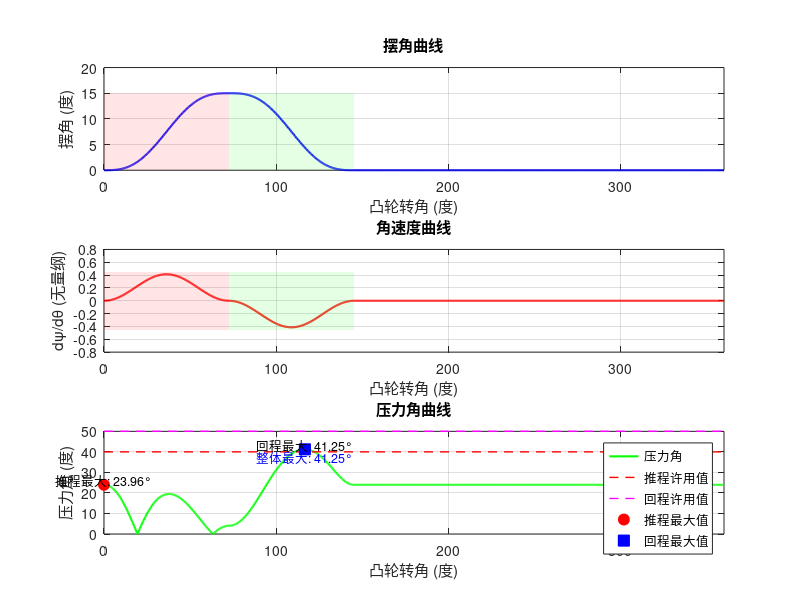

The MATLAB script that drew this image: (Note: this script raises an error after producing the figure.)
%%% 凸轮编程仿真程序 牛头刨床凸轮
clear all; clc; close all;

% initial
% 滚子摆动盘型凸轮 旋转方向为顺时针
L = 132;                % 从动件杆长(mm)
w_A_rpm = 56;           % 凸轮转速(rpm)
theta_K = 34.84;        % 刨头行程角(度)
phi_max = 15;           % 最大摆角(度)
phi_allowed_go = 40;    % 推程许用压力角(度)
phi_allowed_back = 50;  % 回程许用压力角(度)
r_roller = 15;          % 滚子半径(mm)
r_tool = 8;             % 刀具半径(mm)

% 设计参数
a = 180;                % 中心距(mm)
r0 = 80;                % 基圆半径(mm)

% 凸轮角度分配（根据初始问题描述）
delta_t = 72.58;        % 推程运动角(度)
delta_h = 72.58;        % 回程运动角(度)
delta_s = 360 - delta_t - delta_h;  % 停歇角(度)

fprintf('======================================\n');
fprintf('牛头刨床间歇送料凸轮机构设计\n');
fprintf('凸轮转速: %.0f rpm\n', w_A_rpm);
fprintf('推程角: %.2f°\n', delta_t);
fprintf('回程角: %.2f°\n', delta_h);
fprintf('停歇角: %.2f°\n', delta_s);
fprintf('最大摆幅: %.1f°\n', phi_max);
fprintf('======================================\n');

% 1. 计算初始角ψ₀
psi0 = acos((a^2 + L^2 - r0^2) / (2*a*L));
psi0_deg = rad2deg(psi0);
fprintf('初始角 ψ₀ = %.2f°\n', psi0_deg);

% 2. 定义运动规律（摆线运动）

% 凸轮转角数组（度）
theta_deg = linspace(0, 360, 1001);  % 0到360度
theta_rad = deg2rad(theta_deg);     % 转换为弧度

% 凸轮角度分配（弧度）
theta_rise_start = 0;                    % 推程起始角
theta_rise_end = deg2rad(delta_t);       % 推程结束角
theta_fall_end = deg2rad(delta_t + delta_h);  % 回程结束角
theta_dwell_end = 2*pi;                  % 停歇结束角

fprintf('推程阶段: %.2f° 到 %.2f°\n', rad2deg(theta_rise_start), rad2deg(theta_rise_end));
fprintf('回程阶段: %.2f° 到 %.2f°\n', rad2deg(theta_rise_end), rad2deg(theta_fall_end));
fprintf('停歇阶段: %.2f° 到 %.2f°\n', rad2deg(theta_fall_end), rad2deg(theta_dwell_end));

% 最大摆角（弧度）
Phi_max_rad = deg2rad(phi_max);  

% 推程和回程的角度范围（弧度）
rise_norm = theta_rise_end - theta_rise_start;  % 推程总角
fall_norm = theta_fall_end - theta_rise_end;    % 回程总角

% 初始化运动参数数组（弧度）
psi_rad = zeros(size(theta_rad));      % 摆角（弧度）
dpsi_dtheta = zeros(size(theta_rad));  % 角速度（弧度/弧度）

% 使用循环计算摆角
for i = 1:length(theta_rad)
    current_theta = theta_rad(i);
    
    if current_theta <= theta_rise_start
        % 推程前休止
        psi_rad(i) = 0;
        dpsi_dtheta(i) = 0;
        
    elseif (current_theta > theta_rise_start) && (current_theta <= theta_rise_end)
        % 推程阶段
        theta_rel = current_theta - theta_rise_start;  % 相对转角
        xi = theta_rel / rise_norm;  % 归一化转角
        
        % 摆线运动公式
        psi_rad(i) = Phi_max_rad * (xi - sin(2*pi*xi)/(2*pi));
        dpsi_dtheta(i) = (Phi_max_rad / rise_norm) * (1 - cos(2*pi*xi));
        
    elseif (current_theta > theta_rise_end) && (current_theta <= theta_fall_end)
        % 回程阶段
        theta_rel = current_theta - theta_rise_end;  % 相对转角
        xi = theta_rel / fall_norm;  % 归一化转角
        
        % 摆线运动公式
        psi_rad(i) = Phi_max_rad * (1 - xi + sin(2*pi*xi)/(2*pi));
        dpsi_dtheta(i) = (Phi_max_rad / fall_norm) * (cos(2*pi*xi) - 1);
        
    else
        % 回程后休止
        psi_rad(i) = 0;
        dpsi_dtheta(i) = 0;
    end
end

% 转换为度（用于显示）
psi_deg = rad2deg(psi_rad);

% 3. 压力角计算
% 压力角公式: tan(alpha) = |(L * dpsi/dtheta - a * cos(psi0+psi)) / (a * sin(psi0+psi))|
pressure_angle = zeros(size(theta_rad));

for i = 1:length(theta_rad)
    current_psi = psi_rad(i);
    current_dpsi = dpsi_dtheta(i);
    
    % 计算角度参数
    angle_sum = psi0 + current_psi;
    
    % 分子和分母
    numerator = L * (1 + current_dpsi) - a * cos(angle_sum); % 逆摆式凸轮 +
    denominator = a * sin(angle_sum);
    
    % 避免除零错误
    if abs(denominator) < 1e-6
        if numerator > 0
            pressure_angle(i) = pi/2;  % 正无穷，接近90度
        else
            pressure_angle(i) = -pi/2; % 负无穷，接近-90度
        end
    else
        tan_alpha = numerator / denominator;
        pressure_angle(i) = atan(tan_alpha);
    end
    
end

pressure_angle_deg = rad2deg(abs(pressure_angle));

% 找出推程和回程的最大压力角
rise_indices = (theta_rad >= theta_rise_start) & (theta_rad <= theta_rise_end);
fall_indices = (theta_rad > theta_rise_end) & (theta_rad <= theta_fall_end);

max_pressure_rise = max(pressure_angle_deg(rise_indices));
max_pressure_fall = max(pressure_angle_deg(fall_indices));

fprintf('推程最大压力角: %.2f° (许用: %.2f°)\n', max_pressure_rise, phi_allowed_go);
fprintf('回程最大压力角: %.2f° (许用: %.2f°)\n', max_pressure_fall, phi_allowed_back);

if max_pressure_rise <= phi_allowed_go && max_pressure_fall <= phi_allowed_back
    fprintf('✓ 压力角校核通过！\n');
else
    fprintf('✗ 压力角校核不通过！\n');
end

% 4. 绘制运动规律曲线
figure(1);
clf;
set(gcf, 'Position', [100, 100, 900, 600]);

subplot(3,1,1);
plot(theta_deg, psi_deg, 'b-', 'LineWidth', 1.5);
xlabel('凸轮转角 (度)');
ylabel('摆角 (度)');
title('摆角曲线');
grid on;
xlim([0, 360]);
% 添加区域标记
hold on;
fill([0, delta_t, delta_t, 0], [0, 0, phi_max, phi_max], 'r', 'FaceAlpha', 0.1, 'EdgeColor', 'none');
fill([delta_t, delta_t+delta_h, delta_t+delta_h, delta_t], [phi_max, phi_max, 0, 0], 'g', 'FaceAlpha', 0.1, 'EdgeColor', 'none');

subplot(3,1,2);
plot(theta_deg, dpsi_dtheta, 'r-', 'LineWidth', 1.5);
xlabel('凸轮转角 (度)');
ylabel('dψ/dθ (无量纲)');
title('角速度曲线');
grid on;
xlim([0, 360]);
% 添加区域标记
hold on;
fill([0, delta_t, delta_t, 0], [min(dpsi_dtheta)*1.1, min(dpsi_dtheta)*1.1, max(dpsi_dtheta)*1.1, max(dpsi_dtheta)*1.1], 'r', 'FaceAlpha', 0.1, 'EdgeColor', 'none');
fill([delta_t, delta_t+delta_h, delta_t+delta_h, delta_t], [min(dpsi_dtheta)*1.1, min(dpsi_dtheta)*1.1, max(dpsi_dtheta)*1.1, max(dpsi_dtheta)*1.1], 'g', 'FaceAlpha', 0.1, 'EdgeColor', 'none');

subplot(3,1,3);
plot(theta_deg, pressure_angle_deg, 'g-', 'LineWidth', 1.5);
hold on;

% 绘制许用压力角线
plot([0, 360], [phi_allowed_go, phi_allowed_go], 'r--', 'LineWidth', 1);
plot([0, 360], [phi_allowed_back, phi_allowed_back], 'm--', 'LineWidth', 1);

% 分别找出推程和回程的最大压力角及其位置
% 推程最大压力角
[max_rise_val, max_rise_idx] = max(pressure_angle_deg(rise_indices));
% 注意：max_rise_idx是rise_indices中为true的索引，需要转换为原始theta_deg的索引
rise_true_indices = find(rise_indices);
rise_max_idx = rise_true_indices(max_rise_idx);
rise_max_theta = theta_deg(rise_max_idx);

% 回程最大压力角
[max_fall_val, max_fall_idx] = max(pressure_angle_deg(fall_indices));
fall_true_indices = find(fall_indices);
fall_max_idx = fall_true_indices(max_fall_idx);
fall_max_theta = theta_deg(fall_max_idx);

% 标记推程最大压力角（红色圆）
plot(rise_max_theta, max_rise_val, 'ro', 'MarkerSize', 8, 'MarkerFaceColor', 'r');
text(rise_max_theta, max_rise_val+2, sprintf('推程最大: %.2f°', max_rise_val), ...
    'HorizontalAlignment', 'center', 'FontSize', 9);

% 标记回程最大压力角（蓝色方框）
plot(fall_max_theta, max_fall_val, 'bs', 'MarkerSize', 8, 'MarkerFaceColor', 'b');
text(fall_max_theta, max_fall_val+2, sprintf('回程最大: %.2f°', max_fall_val), ...
    'HorizontalAlignment', 'center', 'FontSize', 9);

% 也可以标记整体最大压力角
[max_val, max_idx] = max(pressure_angle_deg);
if max_val == max_rise_val
    % 整体最大在推程
    text(theta_deg(max_idx), max_val-4, sprintf('整体最大: %.2f°', max_val), ...
        'HorizontalAlignment', 'center', 'FontSize', 9, 'Color', 'r');
else
    % 整体最大在回程
    text(theta_deg(max_idx), max_val-4, sprintf('整体最大: %.2f°', max_val), ...
        'HorizontalAlignment', 'center', 'FontSize', 9, 'Color', 'b');
end

xlabel('凸轮转角 (度)');
ylabel('压力角 (度)');
title('压力角曲线');
grid on;
xlim([0, 360]);
legend('压力角', '推程许用值', '回程许用值', '推程最大值', '回程最大值', 'Location', 'best');



% 5. 凸轮轮廓绘制
fprintf('\n====== 开始绘制凸轮轮廓 ======\n');

% 反转法绘制凸轮轮廓
% 对于每个凸轮转角θ，将整个机构以-θ角速度绕凸轮轴心旋转（使凸轮静止）

% 初始化理论轮廓坐标数组
x_theory = zeros(size(theta_rad));  % 理论轮廓X坐标
y_theory = zeros(size(theta_rad));  % 理论轮廓Y坐标

% 初始化实际轮廓坐标数组
x_actual = zeros(size(theta_rad));  % 实际轮廓X坐标
y_actual = zeros(size(theta_rad));  % 实际轮廓Y坐标

% 计算理论轮廓线（滚子中心轨迹）
for i = 1:length(theta_rad)
    x_theory(i) = (a - L * cos(psi0 + psi_rad(i))) * cos(theta_rad(i)) + ...
        L * sin(psi0 + psi_rad(i)) * sin(theta_rad(i)) ;
    y_theory(i) = -(a - L * cos(psi0 + psi_rad(i))) * sin(theta_rad(i)) + ...
        L * sin(psi0 + psi_rad(i)) * cos(theta_rad(i)) ;
end
% 计算理论轮廓线的导数（用于求法线方向）
dx_dtheta = zeros(size(theta_rad));
dy_dtheta = zeros(size(theta_rad));

for i = 1:length(theta_rad)
    current_theta = theta_rad(i);
    current_psi = psi_rad(i);
    current_dpsi = dpsi_dtheta(i);
    
    % 导数计算（对理论轮廓公式求导）
    % 令: u = a - L*cos(ψ0+ψ), v = L*sin(ψ0+ψ)
    % 则: x = u*cosθ + v*sinθ, y = -u*sinθ + v*cosθ
    % 对θ求导:
    % dx/dθ = du/dθ*cosθ - u*sinθ + dv/dθ*sinθ + v*cosθ
    % dy/dθ = -du/dθ*sinθ - u*cosθ + dv/dθ*cosθ - v*sinθ
    % 其中:
    % du/dθ = L*sin(ψ0+ψ)*dψ/dθ
    % dv/dθ = L*cos(ψ0+ψ)*dψ/dθ
    
    sin_theta = sin(current_theta);
    cos_theta = cos(current_theta);
    sin_psi_sum = sin(psi0 + current_psi);
    cos_psi_sum = cos(psi0 + current_psi);
    
    u = a - L * cos_psi_sum;
    v = L * sin_psi_sum;
    du_dtheta = L * sin_psi_sum * current_dpsi;
    dv_dtheta = L * cos_psi_sum * current_dpsi;
    
    dx_dtheta(i) = du_dtheta * cos_theta - u * sin_theta + dv_dtheta * sin_theta + v * cos_theta;
    dy_dtheta(i) = -du_dtheta * sin_theta - u * cos_theta + dv_dtheta * cos_theta - v * sin_theta;
end

for i = 1:length(theta_rad)
    % 计算切向量模长
    v_norm = sqrt(dx_dtheta(i)^2 + dy_dtheta(i)^2);
    
    % 避免除零
    if v_norm < 1e-6
        % 特殊点处理
        if i == 1
            % 使用前向差分
            Nx = (y_theory(i+1) - y_theory(i)) / norm([x_theory(i+1)-x_theory(i), y_theory(i+1)-y_theory(i)]);
            Ny = -(x_theory(i+1) - x_theory(i)) / norm([x_theory(i+1)-x_theory(i), y_theory(i+1)-y_theory(i)]);
        elseif i == length(theta_rad)
            % 使用后向差分
            Nx = (y_theory(i) - y_theory(i-1)) / norm([x_theory(i)-x_theory(i-1), y_theory(i)-y_theory(i-1)]);
            Ny = -(x_theory(i) - x_theory(i-1)) / norm([x_theory(i)-x_theory(i-1), y_theory(i)-y_theory(i-1)]);
        else
            % 使用中心差分
            Nx = (y_theory(i+1) - y_theory(i-1)) / norm([x_theory(i+1)-x_theory(i-1), y_theory(i+1)-y_theory(i-1)]);
            Ny = -(x_theory(i+1) - x_theory(i-1)) / norm([x_theory(i+1)-x_theory(i-1), y_theory(i+1)-y_theory(i-1)]);
        end
    else
        % 内法线单位向量
        Nx = dy_dtheta(i) / v_norm;
        Ny = -dx_dtheta(i) / v_norm;
    end
    
    % 确保内法线指向凸轮内部（朝向凸轮轴心）
    % 计算从理论轮廓点到凸轮轴心的向量
    vec_to_center = [-x_theory(i), -y_theory(i)];
    if norm(vec_to_center) > 1e-6
        vec_to_center = vec_to_center / norm(vec_to_center);
        dot_product = Nx * vec_to_center(1) + Ny * vec_to_center(2);
        
        % 如果点积为负，说明法线方向指向外部，需要取反
        if dot_product < 0
            Nx = -Nx;
            Ny = -Ny;
        end
    end
    
    % 计算实际轮廓点
    x_actual(i) = x_theory(i) + r_roller * Nx;
    y_actual(i) = y_theory(i) + r_roller * Ny;
end

% 计算基圆
theta_base = linspace(0, 2*pi, 361);
x_base = r0 * cos(theta_base);
y_base = r0 * sin(theta_base);

% 验证公式正确性（检查初始位置）
fprintf('\n====== 验证公式正确性 ======\n');
fprintf('初始位置 (θ=0°, ψ=0°)：\n');

% 计算初始位置的理论轮廓点
theta_initial = 0;
psi_initial = 0;
cos_theta = cos(theta_initial);
sin_theta = sin(theta_initial);
cos_psi_sum = cos(psi0 + psi_initial);
sin_psi_sum = sin(psi0 + psi_initial);

x_initial = (a - L * cos_psi_sum) * cos_theta + L * sin_psi_sum * sin_theta;
y_initial = -(a - L * cos_psi_sum) * sin_theta + L * sin_psi_sum * cos_theta;

% 计算距离凸轮轴心的距离
r_initial = sqrt(x_initial^2 + y_initial^2);

fprintf('理论计算得到的初始半径: %.4f mm\n', r_initial);
fprintf('基圆半径 r0: %.4f mm\n', r0);
fprintf('误差: %.6f mm\n', abs(r_initial - r0));

if abs(r_initial - r0) < 1e-3
    fprintf('✓ 公式正确：初始半径等于基圆半径\n');
else
    fprintf('⚠ 公式可能有误：初始半径不等于基圆半径\n');
end


% 6. 绘制凸轮轮廓图
figure(2);
clf;
set(gcf, 'Position', [100, 50, 1200, 800]);

% 子图1：理论轮廓和实际轮廓对比
subplot(2, 2, 1);
plot(x_theory, y_theory, 'b-', 'LineWidth', 1.5, 'DisplayName', '理论轮廓');
hold on;
plot(x_actual, y_actual, 'r-', 'LineWidth', 1.5, 'DisplayName', '实际轮廓');
plot(x_base, y_base, 'g--', 'LineWidth', 1, 'DisplayName', '基圆');
plot(0, 0, 'ko', 'MarkerSize', 10, 'MarkerFaceColor', 'k', 'DisplayName', '凸轮轴心');
axis equal;
grid on;
xlabel('X (mm)');
ylabel('Y (mm)');
title('凸轮轮廓对比');
legend('Location', 'best');
xlim([-a-50, a+50]);
ylim([-a-50, a+50]);

% 子图4：轮廓半径变化
subplot(2, 2, 2);
% 计算轮廓点到凸轮轴心的距离
radius_theory = sqrt(x_theory.^2 + y_theory.^2);
radius_actual = sqrt(x_actual.^2 + y_actual.^2);

plot(theta_deg, radius_theory, 'b-', 'LineWidth', 1.5, 'DisplayName', '理论轮廓半径');
hold on;
plot(theta_deg, radius_actual, 'r-', 'LineWidth', 1.5, 'DisplayName', '实际轮廓半径');
plot([0, 360], [r0, r0], 'g--', 'LineWidth', 1.5, 'DisplayName', '基圆半径');

% 标记最小值
[~, idx_min_actual] = min(radius_actual);
[~, idx_min_theory] = min(radius_theory);
plot(theta_deg(idx_min_actual), min(radius_actual), 'ro', 'MarkerSize', 8, ...
    'MarkerFaceColor', 'r', 'DisplayName', '实际最小');
plot(theta_deg(idx_min_theory), min(radius_theory), 'bo', 'MarkerSize', 8, ...
    'MarkerFaceColor', 'b', 'DisplayName', '理论最小');

xlabel('凸轮转角 (度)');
ylabel('半径 (mm)');
title('轮廓半径变化');
grid on;
legend('Location', 'best');
xlim([0, 360]);

% 子图5：轮廓闭合检查
subplot(2, 2, 3);
% 检查轮廓是否闭合
gap_start_end = norm([x_actual(1)-x_actual(end), y_actual(1)-y_actual(end)]);
fprintf('\n轮廓闭合检查：\n');
fprintf('起始点和终止点的距离: %.6f mm\n', gap_start_end);

if gap_start_end < 1e-3
    fprintf('✓ 轮廓完全闭合\n');
elseif gap_start_end < 0.1
    fprintf('✓ 轮廓基本闭合（微小间隙）\n');
else
    fprintf('⚠ 轮廓未闭合，有%.3f mm间隙\n', gap_start_end);
end

% 绘制起始点和终止点
plot(x_actual, y_actual, 'b-', 'LineWidth', 1.5);
hold on;
plot(x_actual(1), y_actual(1), 'ro', 'MarkerSize', 10, 'MarkerFaceColor', 'r', ...
    'DisplayName', '起始点');
plot(x_actual(end), y_actual(end), 'gs', 'MarkerSize', 10, 'MarkerFaceColor', 'g', ...
    'DisplayName', '终止点');

if gap_start_end > 1e-3
    % 绘制连接线
    plot([x_actual(1), x_actual(end)], [y_actual(1), y_actual(end)], 'r--', ...
        'LineWidth', 1, 'DisplayName', '间隙');
    text((x_actual(1)+x_actual(end))/2, (y_actual(1)+y_actual(end))/2, ...
        sprintf('%.3f mm', gap_start_end), 'HorizontalAlignment', 'center');
end

axis equal;
grid on;
xlabel('X (mm)');
ylabel('Y (mm)');
title('轮廓闭合检查');
legend('Location', 'best');

% 子图6：3D凸轮视图
subplot(2, 2, 4);
% 创建极坐标网格
[TH, R] = meshgrid(linspace(0, 2*pi, 100), linspace(min(radius_actual), max(radius_actual), 50));
% 将极坐标转换为直角坐标
[X, Y] = pol2cart(TH, R);

% 创建Z坐标（凸轮厚度）
Z = zeros(size(X));
thickness = 20;  % 凸轮厚度(mm)
Z = Z + thickness/2;  % 凸轮上表面

% 绘制3D凸轮
surf(X, Y, Z, 'FaceColor', [0.8, 0.8, 0.8], 'EdgeColor', 'none', 'FaceAlpha', 0.8);
hold on;

% 绘制基圆柱
[X_base, Y_base, Z_base] = cylinder(r0, 50);
Z_base = Z_base * thickness;
surf(X_base, Y_base, Z_base, 'FaceColor', [0.6, 0.9, 0.6], 'EdgeColor', 'none', 'FaceAlpha', 0.5);

% 绘制实际轮廓线（作为3D凸轮的边缘）
plot3(x_actual, y_actual, ones(size(x_actual))*thickness, 'r-', 'LineWidth', 2);
plot3(x_actual, y_actual, zeros(size(x_actual)), 'r-', 'LineWidth', 2);

axis equal;
grid on;
xlabel('X (mm)');
ylabel('Y (mm)');
zlabel('Z (mm)');
title('3D凸轮视图');
view(30, 30);
light('Position', [1, 1, 1], 'Style', 'infinite');
lighting gouraud;

%% 7. 输出轮廓数据
fprintf('\n====== 轮廓数据统计 ======\n');
fprintf('理论轮廓最大半径: %.2f mm\n', max(radius_theory));
fprintf('实际轮廓最大半径: %.2f mm\n', max(radius_actual));
fprintf('理论轮廓最小半径: %.2f mm\n', min(radius_theory));
fprintf('实际轮廓最小半径: %.2f mm\n', min(radius_actual));
fprintf('基圆半径: %.2f mm\n', r0);
fprintf('滚子半径: %.2f mm\n', r_roller);

% 检查实际轮廓最小半径是否接近基圆半径
if abs(min(radius_theory) - r0) < 1
    fprintf('✓ 理论轮廓最小半径接近基圆半径，轮廓正确\n');
else
    fprintf('⚠ 注意：理论轮廓最小半径与基圆半径有差异\n');
    fprintf('   差异: %.2f mm\n', min(radius_actual) - r0);
end

% 计算最小曲率半径（检查过切风险）
fprintf('\n====== 过切风险检查 ======\n');
curvature_radii = zeros(length(theta_rad)-2, 1);
for i = 2:length(theta_rad)-1
    x1 = x_actual(i-1); y1 = y_actual(i-1);
    x2 = x_actual(i);   y2 = y_actual(i);
    x3 = x_actual(i+1); y3 = y_actual(i+1);
    
    % 计算三角形面积
    area = abs((x2-x1)*(y3-y1) - (x3-x1)*(y2-y1)) / 2;
    
    % 计算边长
    a_len = sqrt((x2-x1)^2 + (y2-y1)^2);
    b_len = sqrt((x3-x2)^2 + (y3-y2)^2);
    c_len = sqrt((x1-x3)^2 + (y1-y3)^2);
    
    if area < 1e-6
        curvature_radii(i-1) = Inf;
    else
        curvature_radii(i-1) = (a_len * b_len * c_len) / (4 * area);
    end
end

min_curvature = min(curvature_radii);
fprintf('最小曲率半径: %.2f mm\n', min_curvature);

if min_curvature > r_roller
    fprintf('✓ 曲率半径大于滚子半径，无过切风险\n');
else
    fprintf('⚠ 警告：最小曲率半径小于滚子半径，有过切风险！\n');
end

% 保存轮廓数据
fprintf('\n保存轮廓数据...\n');
theta_dense = linspace(0, 2*pi, 3601);  % 每0.1度一个点
x_actual_dense = interp1(theta_rad, x_actual, theta_dense, 'spline');
y_actual_dense = interp1(theta_rad, y_actual, theta_dense, 'spline');

% 保存为CSV格式
T = table(theta_dense', x_actual_dense', y_actual_dense', ...
    'VariableNames', {'Theta_rad', 'X_mm', 'Y_mm'});
writetable(T, 'cam_profile_corrected.csv');
fprintf('轮廓数据已保存到 cam_profile_corrected.csv\n');

fprintf('\n======================================\n');
fprintf('凸轮轮廓绘制完成（使用正确公式）！\n');
fprintf('======================================\n');


